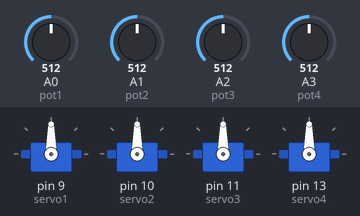
Bench run of a sketch on a simulated Arduino Uno, built with avr-gcc and run on an emulated ATmega328P. On the bench: 4 × servo. Inputs (shaded band) come from the test bench; at power-on: A0 (pot1) = 512, A1 (pot2) = 512, A2 (pot3) = 512, A3 (pot4) = 512.

Above: at 1.2 s.
1.3 s: A0 (pot1) set to 716
At 2.3 s:
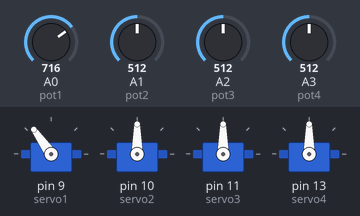
2.8 s: A1 (pot2) set to 716
At 3.4 s:
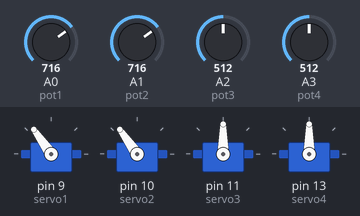
4.3 s: A2 (pot3) set to 716
At 4.6 s:
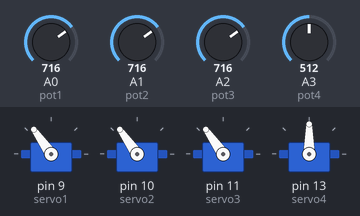
5.8 s: A3 (pot4) set to 716
At 6.9 s:
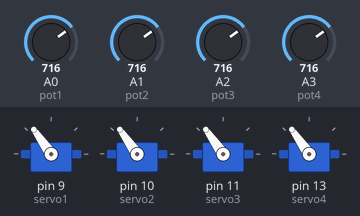
7.3 s: A0 (pot1) set to 992
At 8.1 s:
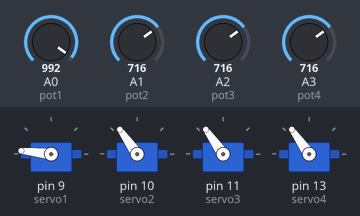
8.8 s: A1 (pot2) set to 992
At 9.2 s:
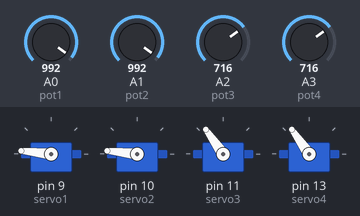
Timing chart, 0 to 11.3 s (numbered marks = the images above; inputs shaded):
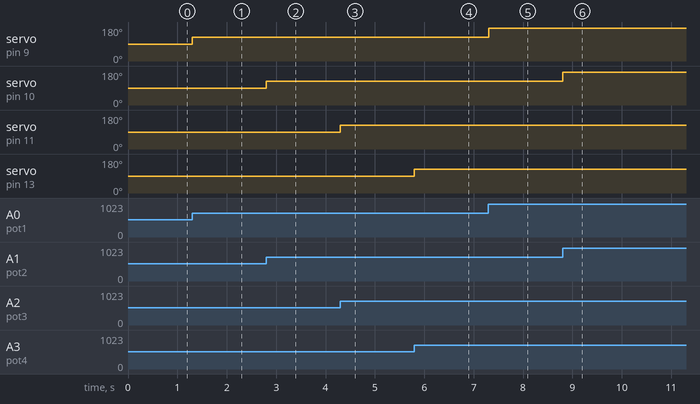

Measured:
- after the input at 1.3 s, servo on pin 9 (servo1): 90° → 125° at once
- after the input at 2.8 s, servo on pin 10 (servo2): 90° → 125° at once
- after the input at 4.3 s, servo on pin 11 (servo3): 90° → 125° at once
- after the input at 5.8 s, servo on pin 13 (servo4): 90° → 125° at once
- after the input at 7.3 s, servo on pin 9 (servo1): 125° → 174° at once
- after the input at 8.8 s, servo on pin 10 (servo2): 125° → 174° at once

The sketch:

arduino_sketch.ino
```cpp
#include <Servo.h>
Servo servo1 ;
Servo servo2 ;
Servo servo3 ;
Servo servo4 ;
int pot1 = A0;
int pot2 = A1;
int pot3 = A2;
int pot4 = A3;
int val1;
int val2;
int val3;
int val4;

void setup(){
  servo1.attach(9);
  servo2.attach(10);
  servo3.attach(11);
  servo4.attach(13);
  }
void loop(){
  val1 = analogRead(pot1);
  val1 = map(val1,0,1023,0,180);
  servo1.write(val1);
  val2 = analogRead(pot2);
  val2 = map(val2,0,1023,0,180);
  servo2.write(val2);
  val3 = analogRead(pot3);
  val3 = map(val3,0,1023,0,180);
  servo3.write(val3);
  val4 = analogRead(pot4);
  val4 = map(val4,0,1023,0,180);
  servo4.write(val4);


  }
```
